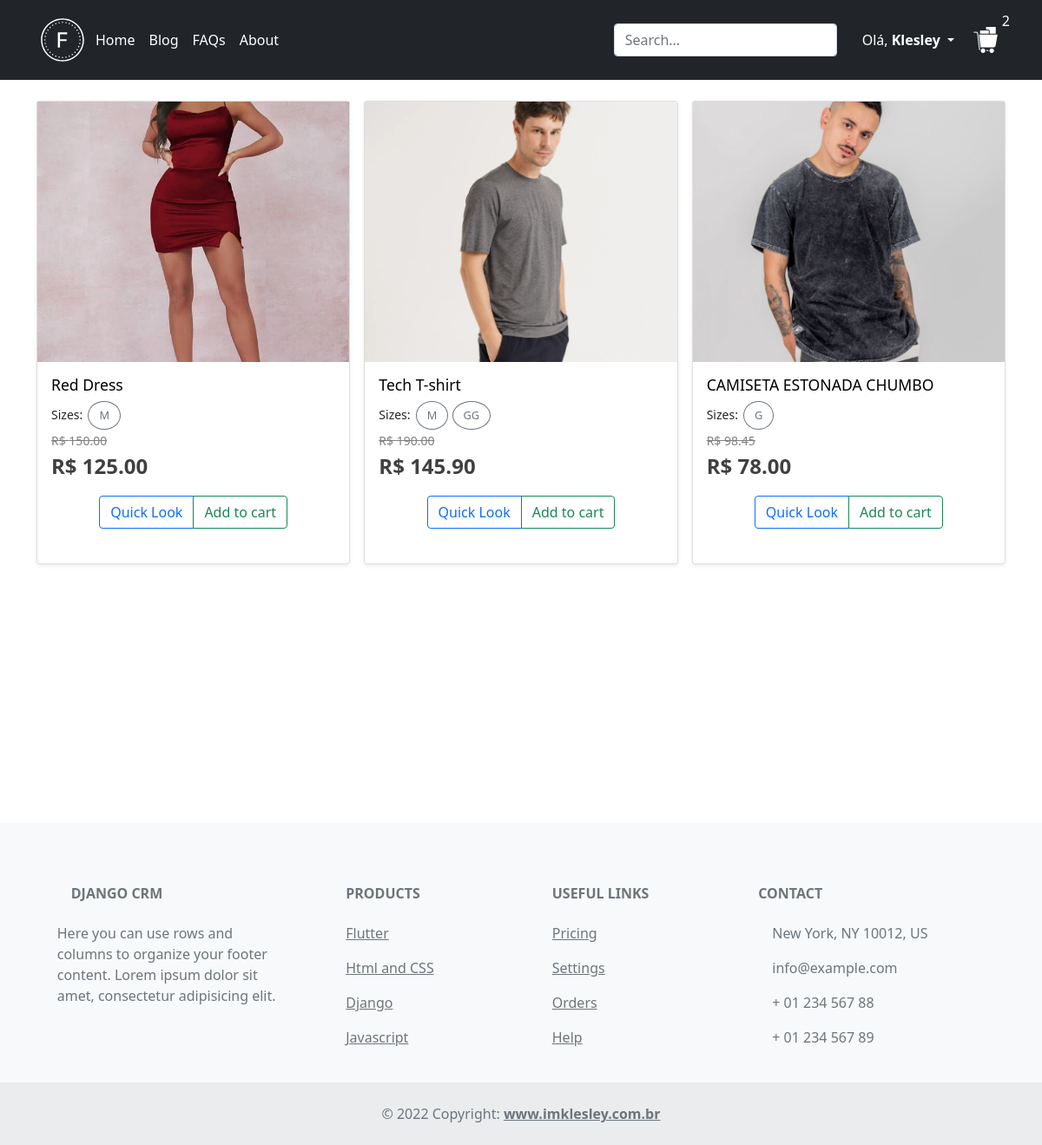
The app's page / (signed in) with its own data.
### store/models.py (models this page shows, shortened)
class Customer(models.Model):
    user = models.OneToOneField(User, on_delete=models.CASCADE, null=False, blank=False)
    name = models.CharField(max_length=200, blank=False, null=False)
    date_of_birth = models.DateField(null=True, blank=True)

class Order(models.Model):
    PROCESSING_PAYMENT = 'PP'
    SEPARATING_PRODUCTS = 'SP'
    OUT_FOR_DELIVERY = 'OFD'
    PRODUCTS_DELIVERED = 'PD'
    STATUS = ((PROCESSING_PAYMENT, 'Processing Payment'), (SEPARATING_PRODUCTS, 'Separating Products'),
              (OUT_FOR_DELIVERY, 'Out For Delivery'), (PRODUCTS_DELIVERED, 'Products Delivered'))
    customer = models.ForeignKey(Customer, null=True, blank=False, on_delete=models.SET_NULL)
    date_ordered = models.DateTimeField(auto_now_add=True)
    on_cart = models.BooleanField(default=True)
    status = models.CharField(max_length=100, choices=STATUS, blank=True)
    @property
    def quantity_items(self):
        order_items = OrderItem.objects.filter(order_id=self.id)
        quantity = 0
        for item in order_items:
            quantity += item.quantity
        return quantity

class OrderItem(models.Model):
    order = models.ForeignKey(Order, null=True, blank=False, on_delete=models.CASCADE)
    product = models.ForeignKey(Product, null=True, blank=False, on_delete=models.CASCADE)
    size = models.ForeignKey(Size, null=True, blank=False, on_delete=models.CASCADE)
    color = models.ForeignKey(Color, null=True, blank=True, on_delete=models.CASCADE)
    price = models.DecimalField(max_digits=7, decimal_places=2, null=False, blank=False)
    quantity = models.IntegerField(default=0, null=False, blank=False)
    date_added = models.DateTimeField(auto_now_add=True)

class Product(models.Model):
    name = models.CharField(max_length=200, null=False, blank=False)
    old_price = models.DecimalField(max_digits=7, decimal_places=2, null=False, blank=False)
    price = models.DecimalField(max_digits=7, decimal_places=2, null=False, blank=False)
    description = models.TextField(null=False, blank=True)
    visible = models.BooleanField(default=True, null=False, blank=False)
    category = models.ForeignKey(Category, null=False, blank=False, on_delete=models.CASCADE)
    gallery = models.OneToOneField(Gallery, on_delete=models.CASCADE)
    size_table = models.OneToOneField(SizeTable, null=False, blank=False, on_delete=models.CASCADE)

class Gallery(models.Model):
    name = models.CharField(max_length=200, null=False, blank=False)
    date_created = models.DateTimeField(auto_now_add=True)
    @property
    def cover(self):
        product_image = ProductImage.objects.filter(gallery_id=self.id).first()
        return product_image

class ProductImage(models.Model):
    image = models.ImageField(upload_to=upload_location, null=False, blank=False)
    about = models.CharField(max_length=200, null=True, blank=False)
    gallery = models.ForeignKey(Gallery, on_delete=models.CASCADE, null=True)

class Size(models.Model):
    name = models.CharField(max_length=200, null=True, blank=False)
    size_table = models.ForeignKey(SizeTable, null=False, blank=False, on_delete=models.CASCADE)
    color_table = models.ForeignKey(ColorTable, null=True, blank=True, on_delete=models.CASCADE)
    date_created = models.DateTimeField(auto_now_add=True)
    @property
    def available_colors(self):
        colors = self.color_table.color_set.filter(color_table=self.color_table)
        return colors

### store/views.py (the view)
# urls.py: 2. Add a URL to urlpatterns:  path('', views.home, name='home')
def home(request):
    context = {}
    context['order'] = cart_data(request=request)
    products = Product.objects.all()
    context['products'] = products
    return render(request, 'store/home.html', context)

### store/utils.py (called while the page is built)
def cart_data(request):
    user = request.user
    if user.is_authenticated:
        customer = user.customer
        order, created = Order.objects.get_or_create(
            customer=customer, on_cart=True)
    else:
        order = cookie_cart(request=request)
    return order

### store/templates/store/home.html (shortened to what this page needs)
{% extends 'base.html' %}
{% load static %}
{% block content %}
    {% if products.count > 0 %}
        <div class="row row-cols-1 row-cols-sm-2 row-cols-md-3 g-3">
            {% for product in products %}
                {% if product.visible %}
                    <div class="col">
                        <div class="card  shadow-sm card-product"
                             onmouseover="this.classList.remove('shadow-sm'); this.classList.add('shadow-lg')"
                             onmouseout="this.classList.remove('shadow-lg'); this.classList.add('shadow-sm')">
                            <img width="100%" height="300em" style="object-fit: cover;"
                                 src="{{ product.gallery.cover.image.url }}"
                                    {% if product.gallery.productimage_set.all.count > 1 %}
                                 onmouseover="this.src='{{ product.gallery.productimage_set.all.1.image.url }}';"
                                 onmouseout="this.src='{{ product.gallery.productimage_set.all.0.image.url }}';"
                                    {% endif %}
                                 alt="{{ product.gallery.cover.about }}">
                            <div class="card-body">
                                <h4 style="color: black;font-size: 1.1rem;font-weight: normal; white-space: nowrap; overflow: hidden; text-overflow:ellipsis;">
                                    {{ product.name }}
                                </h4>
                                <div class="product-sizes">
                                    <small style="padding-right: 2px">Sizes:</small>
                                    {% for size in product.size_table.size_set.all %}
                                        <div class="btn-group product-size" id="product-size-{{ size.id }}">
                                            <div>
                                                <label class="btn btn-outline-secondary rounded-circle"
                                                       style="font-size: 0.8rem"
                                                       for="size{{ size.id }}">{{ size.name }}</label>
                                            </div>
                                        </div>
                                    {% endfor %}
                                    <br>
                                </div>
                                <small style="color: grey">
                                    {% if product.old_price > product.price %}
                                        <del>R$ {{ product.old_price }}</del>
                                    {% endif %}
                                </small>
                                <p style="color: #404040;font-weight: bold;font-size: 1.5rem">R$ {{ product.price }}</p>
                                <div class="d-flex justify-content-center">
                                    <div class="btn-group">
                                        <button type="button" class="btn btn-md btn-outline-primary" data-toggle="modal"
                                                data-target="#product-{{ product.id|stringformat:"i" }}">
                                            Quick Look
                                        </button>
                                        <button data-action="add" data-product="{{ product.id }}"
                                                type="button"
                                                class="btn btn-md btn-outline-success  update-cart">Add to cart
                                        </button>
                                    </div>
                                </div>
                                <br>
                            </div>
                        </div>
                    </div>
                {% endif %}
            {% endfor %}
        </div>
    {% endif %}
{% endblock %}

### store/templates/store/snippets/navbar.html (shortened to what this page needs)
{% load static %}
<header class="p-3 bg-dark text-white">
    <div class="container">
        <div class="d-flex flex-wrap align-items-center justify-content-center">
            <a href="{% url 'store:home' %}" title="Facilita Aí!"
               class="d-flex align-items-center mb-2 mb-lg-0 text-white text-decoration-none">
                <img src="{% static 'base/images/icons/logo/logo.svg' %}" alt="Logo Facilita Aí!" height="60">
            </a>
            <ul class="nav col-12 col-lg-auto me-lg-auto mb-2 justify-content-center mb-md-0">
                <li><a href="{% url 'store:home' %}" class="nav-link px-2 text-white">Home</a></li>
                <li><a href="#" class="nav-link px-2 text-white">Blog</a></li>
                <li><a href="#" class="nav-link px-2 text-white">FAQs</a></li>
                <li><a href="#" class="nav-link px-2 text-white">About</a></li>
            </ul>
            <form class="col-12 col-lg-auto mb-3 mb-lg-0 me-lg-3">
                <input type="search" class="form-control form-control-dark" placeholder="Search..." aria-label="Search">
            </form>
            <div class="text-end">
                {% if request.user.is_authenticated %}
                    <div class="dropdown">
                        <button class="btn dropdown-toggle light" type="button" id="dropdownMenuButton" data-toggle="dropdown" aria-haspopup="true" aria-expanded="false" style="color:white">
                            Olá, <strong>{{ request.user.customer.name.split.0 }}</strong>
                        </button>
                    </div>
                {% else %}
                    <button type="button" class="btn btn-outline-light me-2">Login</button>
                    <button type="button" class="btn btn-primary">Sign-up</button>
                {% endif %}
            </div>
            <div>
                <a class="p-2" href="{% url 'store:cart' %}" title="Your Shopping Cart" style="position: relative">
                    <img src="{% static 'base/images/icons/shopping_cart.png' %}" height="30" alt="Shopping Cart">
                    <p id="quantity_of_items" style="position: absolute;top: -0.8em;right:
                            {% if order.quantity_items <= 9 %}
                                -.3em
                            {% elif order.quantity_items <= 99 %}
                                -.8em
                            {% endif %};
                            color: white; font-weight: normal; ">
                        {{ order.quantity_items }}</p>
                </a>
            </div>
        </div>
    </div>
</header>
<br>

### records on screen
Order: quantity_items "2"
Product: gallery.cover.image (picture), name "Red Dress", old_price "150.00", price "125.00"
Size: name "M"
Product: gallery.cover.image (picture), name "Tech T-shirt", old_price "190.00", price "145.90"
Size: name "M"
Size: name "GG"
Product: gallery.cover.image (picture), name "CAMISETA ESTONADA CHUMBO", old_price "98.45", price "78.00"
Size: name "G"

### other values on screen
{{ request.user.customer.name.split.0 }} "Klesley"
